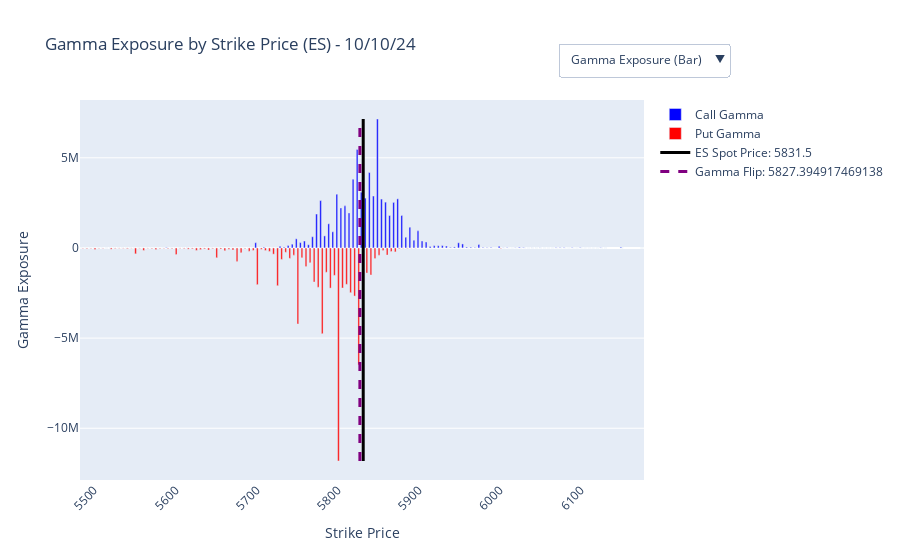

Notebook code cell kept with this figure:
### Code cell
import xlwings as xw
import pandas as pd
import plotly.graph_objects as go
import numpy as np

# Connect to the open workbook "ES RTD.xlsx"
wb = xw.Book('ES RTD.xlsx')  # Adjust to the correct file path

# Extract ES Spot Price from wb.sheets['Watchlist'] cell C4
ws_watchlist = wb.sheets['Watchlist']
ES_spot = ws_watchlist.range('C4').value

# Access the specific sheet "ES RTD"
ws_es = wb.sheets['ES RTD']

# Extract dynamic date and time from cell A1
date_info = ws_es.range('A1').value
date_part = date_info.split(' on ')[1].split(' ')[0]

# Extract ES Ticker between "for" and "on" in cell A1 (e.g., '/ESZ24')
ticker = date_info.split('for ')[1].split(' on')[0]

# Define the start row (headers start in row 6, data in row 7)
start_row = 7

# Automatically detect the last row with useful data (assuming column A reliably contains data)
row = start_row
while True:
    value = ws_es.range(f'C{row}').value
    if not value:  # Stop when an empty cell is found
        end_row = row - 1  # Set the end row to the last non-empty row
        break
    row += 1

print(f"Start row: {start_row}, End row: {end_row}")

# Initialize lists to store strikes and gamma exposures for Calls and Puts
strikes = []
call_gamma_exposure_list = []
put_gamma_exposure_list = []
call_volumes = []
put_volumes = []

# Loop through each row and extract relevant data for Calls and Puts
for row in range(start_row, end_row + 1):
    strike_price = ws_es.range(f'Q{row}').value
    call_gamma = ws_es.range(f'I{row}').value
    call_open_int = ws_es.range(f'K{row}').value
    put_gamma = ws_es.range(f'AB{row}').value
    put_open_int = ws_es.range(f'AD{row}').value
    call_volume = ws_es.range(f'G{row}').value  # Volume for Calls
    put_volume = ws_es.range(f'Z{row}').value  # Volume for Puts
    
    if call_gamma and call_open_int:
        call_gamma_exposure = call_gamma * call_open_int * (ES_spot)**2 * 0.01
    else:
        call_gamma_exposure = 0
    
    if put_gamma and put_open_int:
        put_gamma_exposure = put_gamma * put_open_int * (ES_spot)**2 * 0.01 * -1
    else:
        put_gamma_exposure = 0
    
    strikes.append(strike_price)
    call_gamma_exposure_list.append(call_gamma_exposure)
    put_gamma_exposure_list.append(put_gamma_exposure)
    call_volumes.append(call_volume)
    put_volumes.append(put_volume)

# Define the ±350 range from the ES Spot Price
minStrike = ES_spot - 350
maxStrike = ES_spot + 350

# Create a DataFrame
df = pd.DataFrame({
    'Strike': strikes,
    'Call Gamma Exposure': call_gamma_exposure_list,
    'Put Gamma Exposure': put_gamma_exposure_list,
    'Call Volume': call_volumes,
    'Put Volume': put_volumes
})

# Filter the DataFrame to only show strikes within the ±350 range of ES Spot Price
df_filtered = df[(df['Strike'] >= minStrike) & (df['Strike'] <= maxStrike)].copy()  # Explicitly create a copy

# Use .loc[] to avoid SettingWithCopyWarning
df_filtered.loc[:, 'Total Gamma Exposure'] = df_filtered['Call Gamma Exposure'] + df_filtered['Put Gamma Exposure']

# ---- Find Gamma Flip Point ----
totalGamma_filtered = df_filtered['Total Gamma Exposure'].values
levels_filtered = df_filtered['Strike'].values
zeroCrossIdx = np.where(np.diff(np.sign(totalGamma_filtered)))[0]

# Check if there's any zero-crossing index
if zeroCrossIdx.size > 0:
    # Store potential flip points
    flip_points = []
    for idx in zeroCrossIdx:
        negGamma = totalGamma_filtered[idx]
        posGamma = totalGamma_filtered[idx + 1]
        negStrike = levels_filtered[idx]
        posStrike = levels_filtered[idx + 1]

        # Linear interpolation to find the exact Gamma Flip point
        interpolated_flip = posStrike - ((posStrike - negStrike) * posGamma / (posGamma - negGamma))
        flip_points.append(interpolated_flip)

    # If multiple flip points, find the one closest to the ES Spot Price
    flip_points = np.array(flip_points)
    closest_flip_idx = np.argmin(np.abs(flip_points - ES_spot))
    zeroGamma = flip_points[closest_flip_idx]
else:
    zeroGamma = None
    print("Warning: No Gamma Flip Point found. Skipping the Gamma Flip line in the chart.")

# ---- Chart Creation Section ----

# Initialize the figure
fig = go.Figure()

# Create the bar chart (Gamma Exposure)
bar_chart_call = go.Bar(x=df_filtered['Strike'], y=df_filtered['Call Gamma Exposure'], name='Call Gamma', marker_color='blue')
bar_chart_put = go.Bar(x=df_filtered['Strike'], y=df_filtered['Put Gamma Exposure'], name='Put Gamma', marker_color='red')
bar_chart_total = go.Bar(x=df_filtered['Strike'], y=df_filtered['Total Gamma Exposure'], name='Total Gamma', marker_color='green')

# Create the volume distribution chart (Volume by Strike Price)
volume_call = go.Bar(x=df_filtered['Strike'], y=df_filtered['Call Volume'], name='Call Volume', marker_color='blue')
volume_put = go.Bar(x=df_filtered['Strike'], y=df_filtered['Put Volume'], name='Put Volume', marker_color='red')

# Add a vertical line for ES Spot Price
y_min = min(df_filtered['Call Gamma Exposure'].min(), df_filtered['Put Gamma Exposure'].min())
y_max = max(df_filtered['Call Gamma Exposure'].max(), df_filtered['Put Gamma Exposure'].max())
spot_price_line = go.Scatter(
    x=[ES_spot, ES_spot],  # Constant x (ES Spot Price)
    y=[y_min, y_max],  # Updated y-range
    mode='lines',
    name=f'ES Spot Price: {ES_spot}',
    line=dict(color='black', width=3, dash='solid')  # Style the line
)

# ---- Add Gamma Flip line to all charts ----
if zeroGamma:
    gamma_flip_line = go.Scatter(
        x=[zeroGamma, zeroGamma],  # Constant x (Gamma Flip Strike)
        y=[y_min, y_max],  # Updated y-range
        mode='lines',
        name=f'Gamma Flip: {zeroGamma}',
        line=dict(color='purple', width=3, dash='dash')  # Style the line
    )

# Add traces to the figure
fig.add_traces([bar_chart_call, bar_chart_put, volume_call, volume_put, bar_chart_total, spot_price_line])

# Add Gamma Flip line to all charts
if zeroGamma:
    fig.add_trace(gamma_flip_line)

# Define the dropdown menu options
dropdown_buttons = [
    dict(label='Gamma Exposure (Bar)',
         method='update',
         args=[{'visible': [True, True, False, False, False, True, zeroGamma is not None]},
               {'title': f'Gamma Exposure by Strike Price (ES) - {date_part}'}]),
    dict(label='Volume Distribution',
         method='update',
         args=[{'visible': [False, False, True, True, False, False, False]}, 
               {'title': f'Volume Distribution by Strike Price (ES) - {date_part}'}]),
    dict(label='Total Gamma Exposure',
         method='update',
         args=[{'visible': [False, False, False, False, True, True, zeroGamma is not None]},
               {'title': f'Total Gamma Exposure by Strike Price (ES) - {date_part}'}])
]

# Initialize all traces to be invisible except the default (Gamma Exposure bar chart)
fig.update_traces(visible=False)
fig.data[0].visible = True  # Call Gamma (Bar)
fig.data[1].visible = True  # Put Gamma (Bar)
fig.data[5].visible = True  # Spot Price Line
if zeroGamma:
    fig.data[-1].visible = True  # Gamma Flip line


# Add dropdown menu
fig.update_layout(
    updatemenus=[go.layout.Updatemenu(
        active=0,
        buttons=dropdown_buttons,
        x=1.15,  # Positioning the dropdown
        y=1.15,
        xanchor='right'
    )]
)

# Update layout
fig.update_layout(
    title=f'Gamma Exposure by Strike Price (ES) - {date_part}',
    xaxis_title='Strike Price',
    yaxis_title='Gamma Exposure',
    barmode='group',
    xaxis_tickangle=-45
)

# Show the figure with dropdown
fig.show()

###Saving function for NT indicator use

# Assuming df_filtered and zeroGamma already exist and have the necessary data
# Sorting the DataFrame for highest and lowest total gamma exposures
top_5 = df_filtered.nlargest(5, 'Total Gamma Exposure').copy()  # Top 5 highest total gamma exposure
bottom_5 = df_filtered.nsmallest(5, 'Total Gamma Exposure').copy()  # Top 5 lowest total gamma exposure

# Assigning labels to the top 5 using .loc[] and ensuring it's not a view modification
top_5.loc[:, 'Gamma Level'] = [f'Call Gamma {i+1}' for i in range(5)]

# Assigning labels to the bottom 5 using .loc[]
bottom_5.loc[:, 'Gamma Level'] = [f'Put Gamma {i+1}' for i in range(5)]

# Concatenate the top and bottom gamma exposures, making sure both DataFrames are copies
top_bottom_combined = pd.concat([top_5.copy(), bottom_5.copy()])

# Selecting the required columns: Strike, Total Gamma Exposure, Gamma Level
output_df = top_bottom_combined[['Strike', 'Total Gamma Exposure', 'Gamma Level']].copy()

# Convert Total Gamma Exposure to millions, rounded to 2 decimal places using .loc[] to avoid SettingWithCopyWarning
output_df.loc[:, 'Total Gamma Exposure'] = (output_df['Total Gamma Exposure'] / 1_000_000).round(2)

# Add a new column for "Gamma Flip" and fill it with the gamma flip value (zeroGamma)
output_df.loc[:, 'Gamma Flip'] = float(zeroGamma)  # Ensure it's explicitly cast to float

# Saving to CSV file, applying formatting while saving to maintain float64 dtype during processing
output_df.to_csv(r'Your_path_here\NinjaTrader 8\bin\Custom\ESgammaLVL.csv', index=False, float_format='%.2f')
print("Top and bottom gamma levels with Gamma Flip saved to 'ESgammaLVL.csv'")

### Figure 1 — Plotly figure (JSON) as saved in the notebook; plotly's stock layout.template omitted (floating-point values rounded to 4 significant figures; data arrays with more than 128 entries replaced by an {"elided": "..."} marker saying what was removed)
{"data": [{"marker": {"color": "blue"}, "name": "Call Gamma", "type": "bar", "visible": true, "x": {"elided": "132 int values"}, "y": {"elided": "132 float values"}}, {"marker": {"color": "red"}, "name": "Put Gamma", "type": "bar", "visible": true, "x": {"elided": "132 int values"}, "y": {"elided": "132 float values"}}, {"marker": {"color": "blue"}, "name": "Call Volume", "type": "bar", "visible": false, "x": {"elided": "132 int values"}, "y": {"elided": "132 mixed values"}}, {"marker": {"color": "red"}, "name": "Put Volume", "type": "bar", "visible": false, "x": {"elided": "132 int values"}, "y": {"elided": "132 mixed values"}}, {"marker": {"color": "green"}, "name": "Total Gamma", "type": "bar", "visible": false, "x": {"elided": "132 int values"}, "y": {"elided": "132 float values"}}, {"line": {"color": "black", "dash": "solid", "width": 3}, "mode": "lines", "name": "ES Spot Price: 5831.5", "type": "scatter", "visible": true, "x": [5832.0, 5832.0], "y": [-11820000.0, 7152000.0]}, {"line": {"color": "purple", "dash": "dash", "width": 3}, "mode": "lines", "name": "Gamma Flip: 5827.394917469138", "type": "scatter", "visible": true, "x": [5827.0, 5827.0], "y": [-11820000.0, 7152000.0]}], "layout": {"barmode": "group", "title": {"text": "Gamma Exposure by Strike Price (ES) - 10/10/24"}, "updatemenus": [{"active": 0, "buttons": [{"args": [{"visible": [true, true, false, false, false, true, true]}, {"title": "Gamma Exposure by Strike Price (ES) - 10/10/24"}], "label": "Gamma Exposure (Bar)", "method": "update"}, {"args": [{"visible": [false, false, true, true, false, false, false]}, {"title": "Volume Distribution by Strike Price (ES) - 10/10/24"}], "label": "Volume Distribution", "method": "update"}, {"args": [{"visible": [false, false, false, false, true, true, true]}, {"title": "Total Gamma Exposure by Strike Price (ES) - 10/10/24"}], "label": "Total Gamma Exposure", "method": "update"}], "x": 1.15, "xanchor": "right", "y": 1.15}], "xaxis": {"tickangle": -45, "title": {"text": "Strike Price"}}, "yaxis": {"title": {"text": "Gamma Exposure"}}}}
